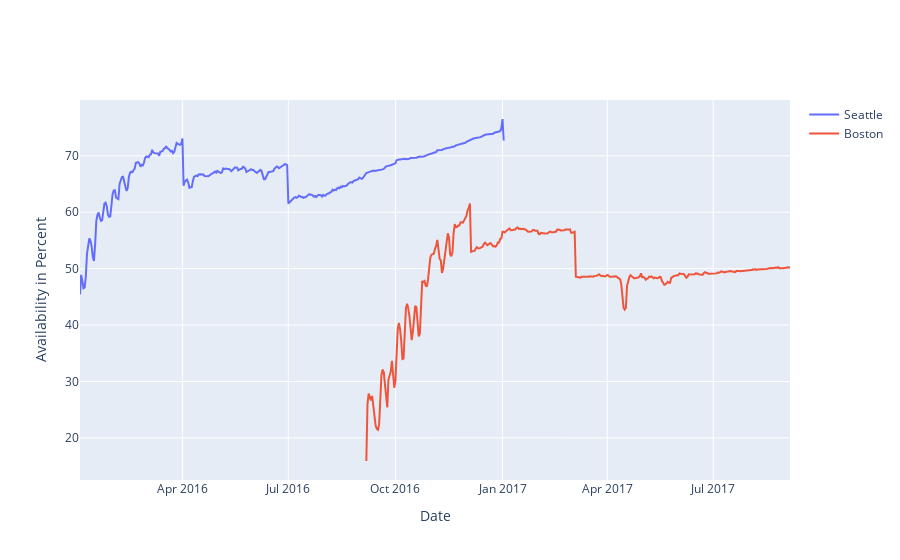

Notebook cell for this chart:
### Markdown cell above
### Availability of listings <br> How does the average availability vary over time?

Like the section about the rates, I use a time-series plot to visualize the proportion of available listings for each date.

### Code cell
# Availability
df['available'] = np.where(df.available =="t", 1, 0)

avail = df[["date","city","available"]].groupby(["date","city"]).available.mean().reset_index()
avail.available = avail.available.round(4)*100
sea_avail = avail[avail["city"] =="Seattle"]
bos_avail = avail[avail["city"] =="Boston"]

avail_date = go.Figure()
avail_date.add_trace(go.Scatter(x=sea_avail.date, y=sea_avail.available,mode ="lines",name="Seattle", text="avg availability in %"))
avail_date.add_trace(go.Scatter(x=bos_avail.date, y=bos_avail.available,mode ="lines",name="Boston", text="avg availability in %"))           
avail_date.update_layout(xaxis_title = "Date",yaxis_title="Availability in Percent")

avail_date.show()

### Figure 1 — Plotly figure (JSON) as saved in the notebook; plotly's stock layout.template omitted (floating-point values rounded to 4 significant figures; data arrays with more than 128 entries replaced by an {"elided": "..."} marker saying what was removed)
{"data": [{"mode": "lines", "name": "Seattle", "text": "avg availability in %", "type": "scatter", "x": {"elided": "365 str values"}, "y": {"elided": "365 float values"}}, {"mode": "lines", "name": "Boston", "text": "avg availability in %", "type": "scatter", "x": {"elided": "365 str values"}, "y": {"elided": "365 float values"}}], "layout": {"xaxis": {"title": {"text": "Date"}}, "yaxis": {"title": {"text": "Availability in Percent"}}}}
